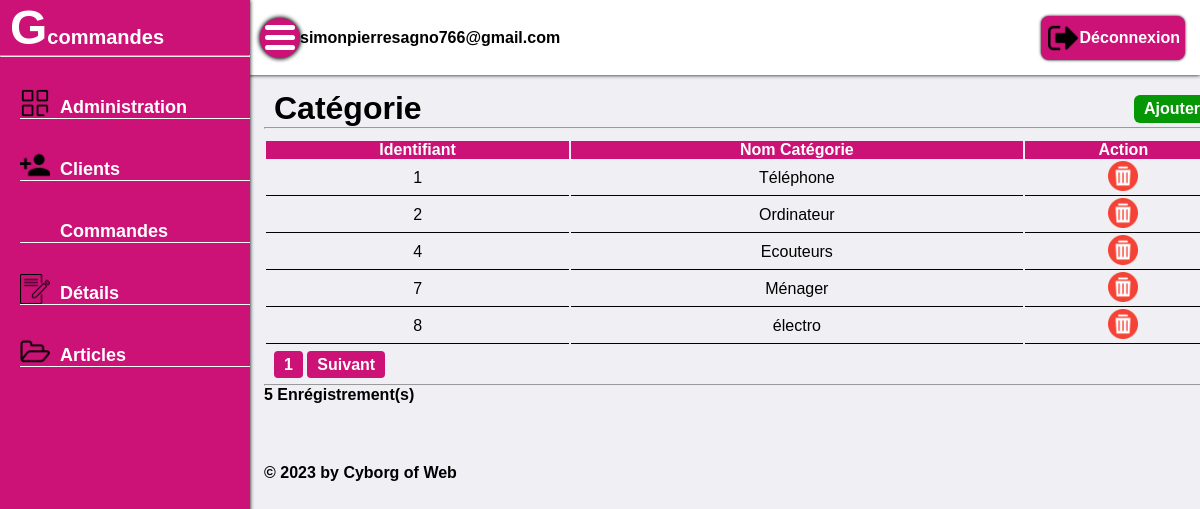
The page /categorie.php (signed in) on the database its author committed.
### tables this page shows
CREATE TABLE `t_categorie` (
  `id_type` int(10) UNSIGNED NOT NULL,
  `categorie` varchar(255) DEFAULT NULL
);

### categorie.php (the view, shortened to what this page needs)
<?php
	try{
	    $pdo = new PDO("mysql:host=localhost;dbname=g_commande;charset=utf8","root","");
	}catch (PDOException $exception) {
	    header("Location:404.php");
	}
?>
<!DOCTYPE html>
<html lang="en">
<head>
    <link rel="stylesheet" href="style.css">
</head>
<body>
    <div class="wrap">
        <div class="slide_bar">
            <h1>G<span>commandes</span></h1>
            <hr>
            <div class="slide_list">
                    <a href="tableau.php">
                        <img src="icone/dashbord.png" alt="">
                        <span>Administration</span>
                    </a>
                    <a href="adminClient.php">
                        <img src="icone/client.png" alt="">
                        <span>Clients</span>
                    </a>
                    <a href="adminCommande.php">
                        <span>Commandes</span>
                    </a>
                    <a href="adminDetail.php">
                        <img src="icone/detail.png" alt="">
                        <span>Détails</span>
                    </a>
                    <a href="adminArticle.php">
                        <img src="icone/article.png" alt="">
                        <span>Articles</span>
                    </a>
            </div>
        </div>
        <div class="header">
            <div class="sub_option">
                <div class="menu_icon"></div>
                <span style="font-weight: 600;"><?php echo $_SESSION["mail"]; ?></span>
            </div>
            <div class="subMenu_item">
               <a href="deconnexion.php" id="disconnect">
                    <img src="icone/deconnexion.png" alt="">
                    <span>Déconnexion</span>
               </a>
            </div>
        </div>
        <div class="main">
            <div class="main_option">
                <h1>Catégorie</h1>
                <div class="main_sub_option">
                    <a href="addType.php">Ajouter</a>
                </div>
            </div>
            <hr>
            <div class="main_table">
                <table>
                    <thead>
                        <tr>
                            <th>Identifiant</th>
                            <th>Nom Catégorie</th>
                            <th>Action</th>
                        </tr>
                    </thead>
				<?php
					if (isset($_GET['page'])){
						$page = $_GET['page'];
					}else{
						$page = 1;
					}
					$nbr_page = 5;
					$debut = ($page-1)*5;
					$affichage = $pdo->query("SELECT * FROM t_categorie LIMIT $debut,$nbr_page");
					while($affichages = $affichage->fetch()):
				?>
                    <tbody>
                        <tr>
                            <td><?php echo $affichages["id_type"]; ?></td>
                            <td><?php echo $affichages["categorie"]; ?></td>
                            <td>
                                <a href="suppCategorie.php?id=<?php echo $affichages["id_type"]; ?>"><img src="icone/delete.png" alt="" width="30px"></a>
                            </td>
                    </tbody>
				<?php
					endwhile;
				?>
                </table>
                <div class="main_pagination">
			 	<?php
                        $query = $pdo->query("SELECT * FROM t_categorie");
                        $compteur = $query->rowCount();
                        $total = ceil($compteur/$nbr_page = 5);
                    ?>
				<?php
					 for($i=1; $i<=$total; $i++):
				?>
                    <a href="categorie.php?page=<?php echo ($i); ?>"><?php echo $i; ?></a>
				<?php
					endfor;
                        if($i>$page):
				?>
                    <a href="categorie.php?page=<?php echo ($page+1); ?>">Suivant</a>
				<?php
					endif;
				?>
                </div>
			 <hr style="margin-top:10px">
                <?php
                    $enreg = $pdo->query("SELECT count(*) as nb from t_categorie");
                    while ($enregistrement = $enreg->fetch()){
                ?>
                    <p style="font-weight: 600;"><?php echo $enregistrement["nb"] . " Enrégistrement(s)"; ?></p>
                <?php
                    }
                ?>
            </div>
            <div class="footer" style="margin-top: 60px;">
                <span id="footer">© 2023 by Cyborg of Web</span>
            </div>
        </div>
    </div>
</body>
</html>

### style.css (style rules this page uses)
* { margin: 0; padding: 0; font-family: Poppins Light, sans-serif ; box-sizing: border-box; text-decoration: none; }
body { background: rgba(227, 227, 234, 0.5); }
.slide_bar { position: fixed; top: 0; left: 0; bottom: 0; width: 250px; overflow: hidden; height: 100%; background: #c17;; z-index: 10; box-shadow: 0 0 4px #000; }
.slide_bar h1 { font-size: 48px; color: #fff; margin-left: 10px; }
.slide_bar h1 span { font-size: 20px; }
.slide_list { margin-left: 20px; }
.slide_list a img { width: 30px; margin-right: 10px; }
.slide_list a { display: flex; align-items: center; margin-top: 30px; border-bottom: 1px solid #fff ; }
.slide_list a span { color: #fff; margin-top: 10px; font-weight: bold; font-size: 18px; }
.header { position: fixed; width: 86%; margin-left: 190px; height: 75px; background: #fff; display: flex; align-items: center; justify-content: space-between; box-shadow: 0 0 4px #000; }
.sub_option { display: flex; align-items: center; justify-content: space-between; margin-left: 260px; }
.menu_icon { position: relative; display: flex; align-items: center; justify-content: center; height: 40px; width: 40px; border-radius: 50%; cursor: pointer; background: #c17; box-shadow: 0 0 4px 1px #000; }
.menu_icon::before { content: ""; position: absolute; width: 30px; height: 5px; background: #fff; border-radius: 8px; box-shadow: 0 10px 0#fff; transform: translateY(-10px); }
.menu_icon::after { content: ""; position: absolute; width: 30px; height: 5px; background: #fff; border-radius: 8px; transform: translateY(10px); }
.subMenu_item { display: flex; align-items: center; margin-right: 15px; }
.subMenu_item img { width: 30px; margin: 2px; }
#disconnect { display: flex; align-items: center; background: #c17; padding: 5px; border-radius: 8px; box-shadow: 0 0 3px #000; }
#disconnect span { color: #fff; font-weight: 600; }
#disconnect img { width: 30px; }
.main { position: absolute; width: 80%; margin-left: 264px; height: 73vh; margin-top: 90px; z-index: -10; }
.main_option { display: flex; justify-content: space-between; }
.main_option h1 { margin-left: 10px; }
.main_sub_option { display: flex; align-items: center; margin-right: 10px; }
.main_sub_option a { background: rgb(5, 151, 5); padding: 5px 10px; border-radius: 6px; margin: 4px; color: #fff; font-weight: 600; }
.main_table { width: 100%; }
.main_table table { width: 100%; margin-top: 10px; }
.main_table table thead { text-align: start; background: #c17; color: #fff; }
.main_table table tbody { text-align: center; }
.main_table table tbody tr td { border-bottom: 1px solid #000; }
.main_pagination { margin-top: 10px; margin-left: 10px; }
.main_pagination a { border-radius: 4px; padding: 5px 10px; background: #c17; color: #fff; font-weight: 600; }
.footer { margin-top: 20px; }
.footer #footer { color: #000; font-weight: 600; }
@media screen and (max-width : 2500px) { .header { width: 100%; margin-left: 0; } }
@media screen and (max-width : 1500px) { .header { width: 100%; margin-left: 0; } }

### rows shown on the page
t_categorie: id_type "1", categorie "Téléphone"
t_categorie: id_type "2", categorie "Ordinateur"
t_categorie: id_type "4", categorie "Ecouteurs"
t_categorie: id_type "7", categorie "Ménager"
t_categorie: id_type "8", categorie "électro"

### other values the page prints
$_SESSION["mail"] "simonpierresagno766@gmail.com"
$enregistrement["nb"] "5"
